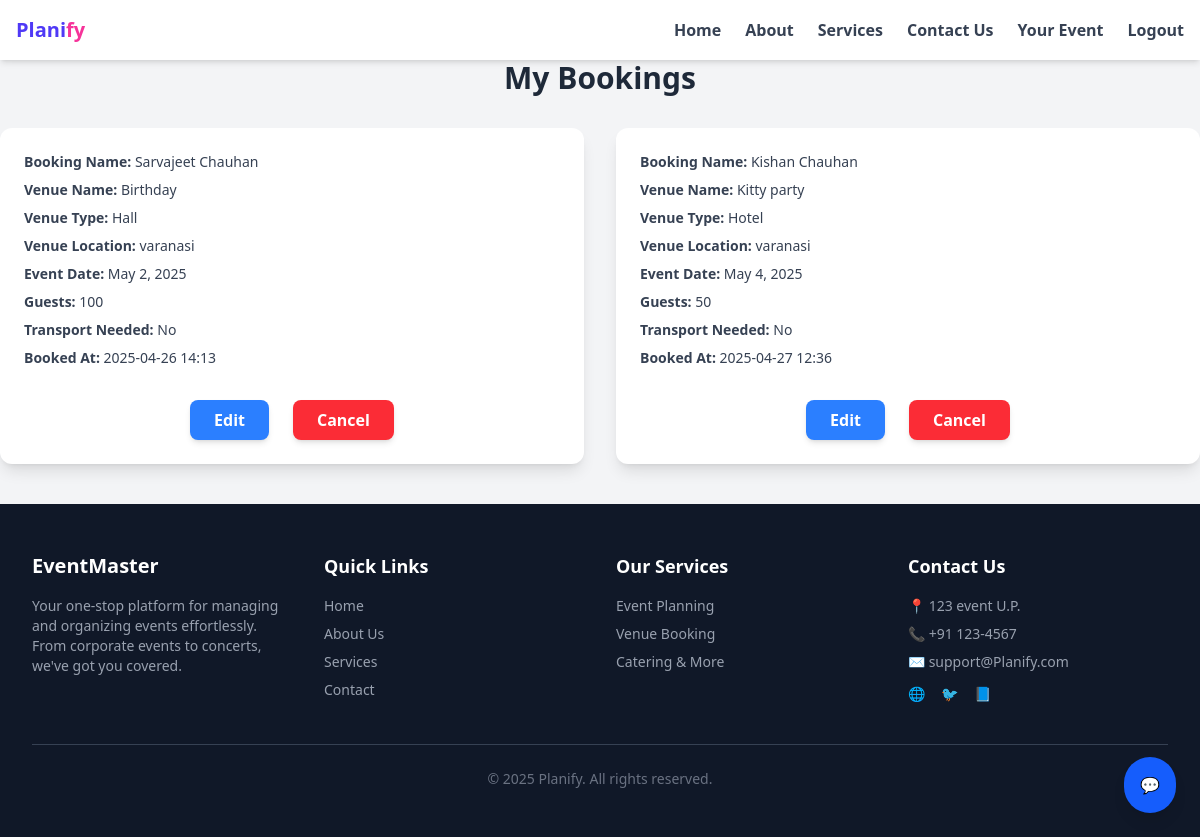
The app's page /my-bookings/ (signed in), older data.
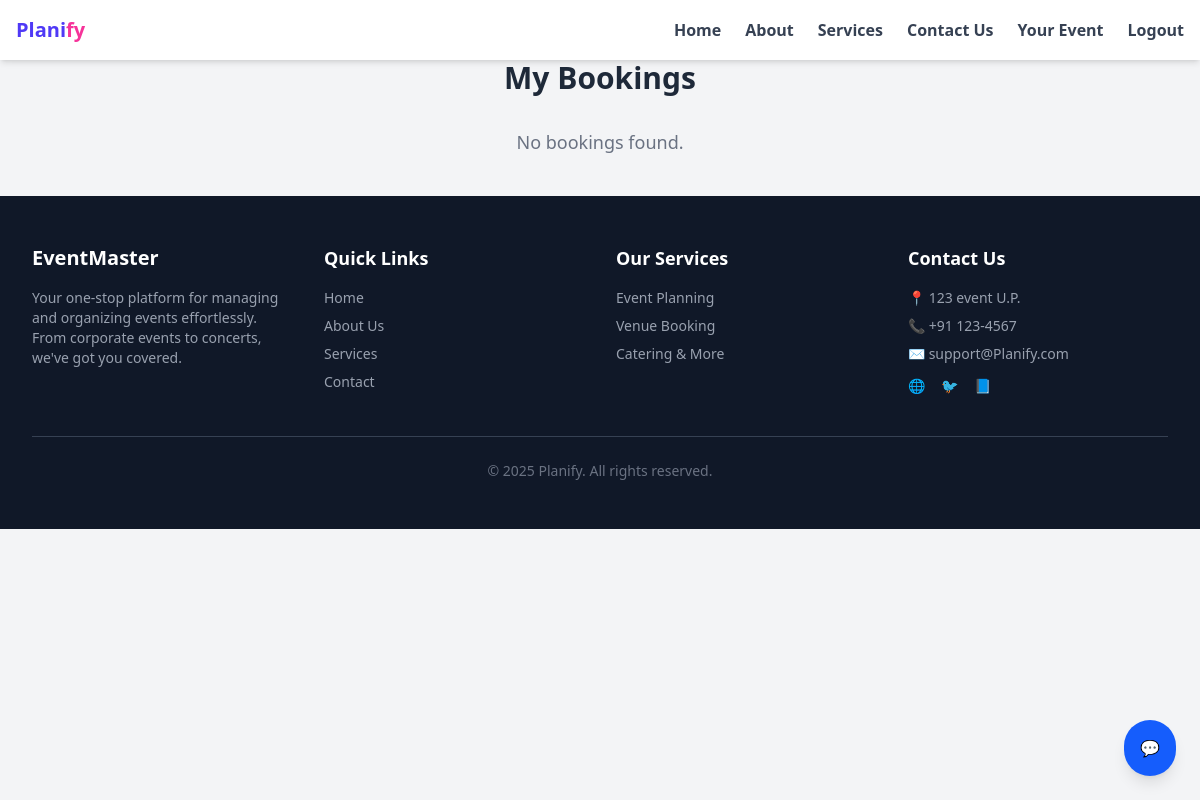
The same page, newer data.
### myapp/models.py (models this page shows, shortened)
class Booking(models.Model):
    user = models.ForeignKey(User, on_delete=models.CASCADE, null=True, blank=True)
    venue = models.ForeignKey(Venue, on_delete=models.CASCADE)
    name = models.CharField(max_length=100)
    phone = models.CharField(max_length=15)
    location = models.CharField(max_length=300,default='Unknown' )
    price = models.DecimalField(max_digits=10, decimal_places=2,null=True,blank=True)
    attendees= models.PositiveIntegerField()
    email = models.EmailField()
    event_date = models.DateField()  # Date the event is booked for
    timestamp = models.DateTimeField(auto_now_add=True)  # Booking creation time
    need_transport = models.BooleanField(default=False)
    transport_type = models.CharField(max_length=50,blank=True,null=True )

class Venue(models.Model):
    VENUE_TYPES = [
        ('hall', 'Hall'),
        ('hotel', 'Hotel'),
        ('lawn', 'Lawn'),
        ('lawn & hotel', 'Lawn & Hotel'),
    ]
    for_booking= models.CharField(max_length=100)
    facilitator= models.CharField(max_length=300,null=True,blank=True)
    venue_type = models.CharField(max_length=100, choices=VENUE_TYPES)
    location = models.CharField(max_length=255)
    latitude = models.FloatField(blank=True, null=True)
    longitude = models.FloatField(blank=True, null=True)
    price = models.DecimalField(max_digits=10, decimal_places=2)
    capacity = models.IntegerField()
    catering = models.ManyToManyField(CateringOption)

### myapp/views.py (the view)
# urls.py: path('my-bookings/',My_bookings, name='my_bookings'),
@login_required
def My_bookings(request):
    bookings = Booking.objects.filter(user=request.user)
    return render(request, 'booking/my_booking.html', {'bookings': bookings})

### myapp/templates/booking/my_booking.html (shortened to what this page needs)
{% extends "base.html" %}
{% block content %}
<h1 class="text-3xl font-bold mb-8 text-center text-gray-800">My Bookings</h1>
{% if bookings %}
<div class="grid gap-8 sm:grid-cols-1 md:grid-cols-2 lg:grid-cols-2 xl:grid-cols-3">
  {% for booking in bookings %}
    <div class="bg-white p-6 rounded-xl shadow-lg flex flex-col justify-between">
      <div class="space-y-2 text-gray-700 text-sm">
        <p><strong>Booking Name:</strong> {{ booking.name }}</p>
        <p><strong>Venue Name:</strong> {{ booking.venue.for_booking }}</p>
        <p><strong>Venue Type:</strong> {{ booking.venue.get_venue_type_display }}</p>
        <p><strong>Venue Location:</strong> {{ booking.venue.location }}</p>
        <p><strong>Event Date:</strong> {{ booking.event_date }}</p>
        <p><strong>Guests:</strong> {{ booking.attendees }}</p>
        <p><strong>Transport Needed:</strong> {{ booking.need_transport|yesno:"Yes,No" }}</p>
        <p><strong>Booked At:</strong> {{ booking.timestamp|date:"Y-m-d H:i" }}</p>
      </div>
      <div class="flex justify-center mt-8 space-x-6">
        <a href="{% url 'update_booking' booking.id %}"
           class="bg-blue-500 text-white font-semibold py-2 px-6 rounded-lg shadow-md hover:bg-blue-600 transform hover:scale-105 transition duration-300">
          Edit
        </a>
        <a href="{% url 'cancel_booking' booking.id %}"
           onclick="return confirm('Are you sure you want to cancel this booking?')"
           class="bg-red-500 text-white font-semibold py-2 px-6 rounded-lg shadow-md hover:bg-red-600 transform hover:scale-105 transition duration-300">
          Cancel
        </a>
      </div>
    </div>
  {% endfor %}
</div>
{% else %}
<p class="text-center text-gray-500 text-lg">No bookings found.</p>
{% endif %}
{% endblock %}

Row changes from the older to the newer data that the page shows:
removed Booking: name "Sarvajeet Chauhan", venue.for_booking "Birthday", venue.venue_type "Hall", venue.location "varanasi", event_date "May 2, 2025", attendees "100", need_transport "No", timestamp "2025-04-26 14:13"
removed Booking: name "Kishan Chauhan", venue.for_booking "Kitty party", venue.venue_type "Hotel", venue.location "varanasi", event_date "May 4, 2025", attendees "50", need_transport "No", timestamp "2025-04-27 12:36"
Text that changed along with them:
text now shown: "No bookings found."
